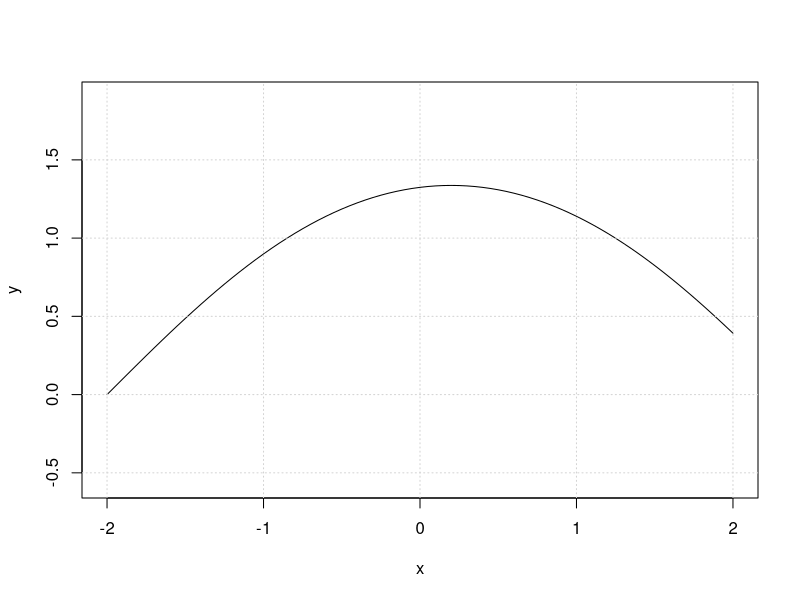
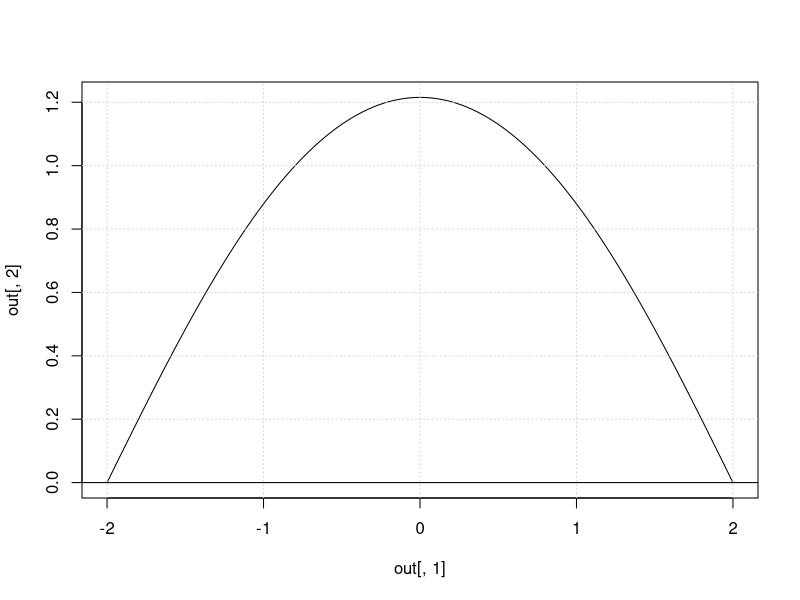
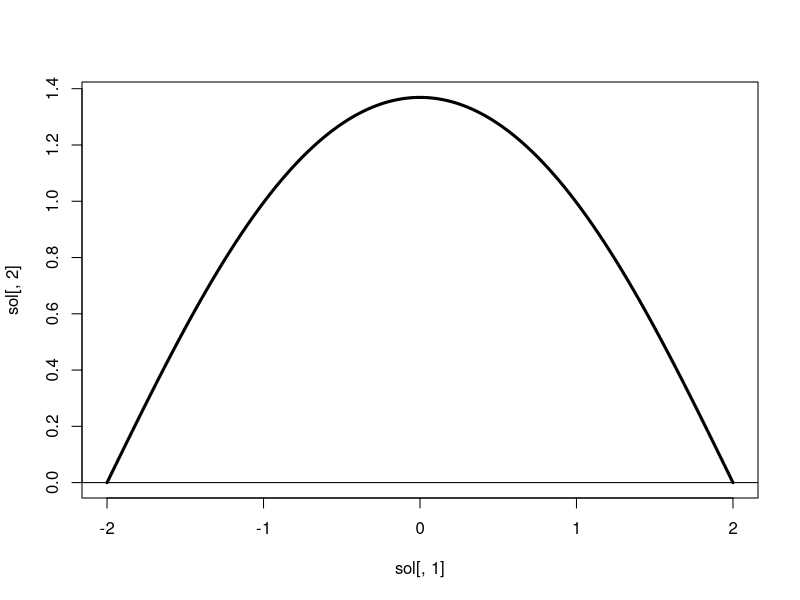
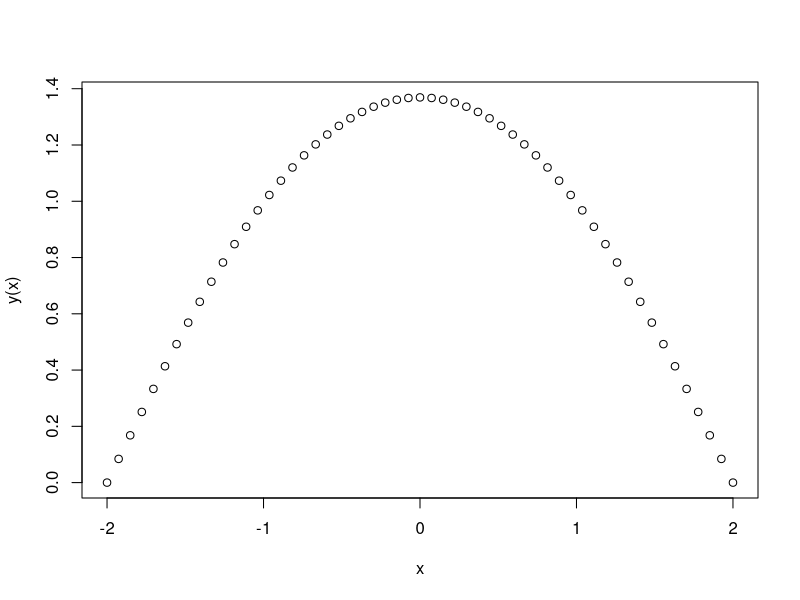
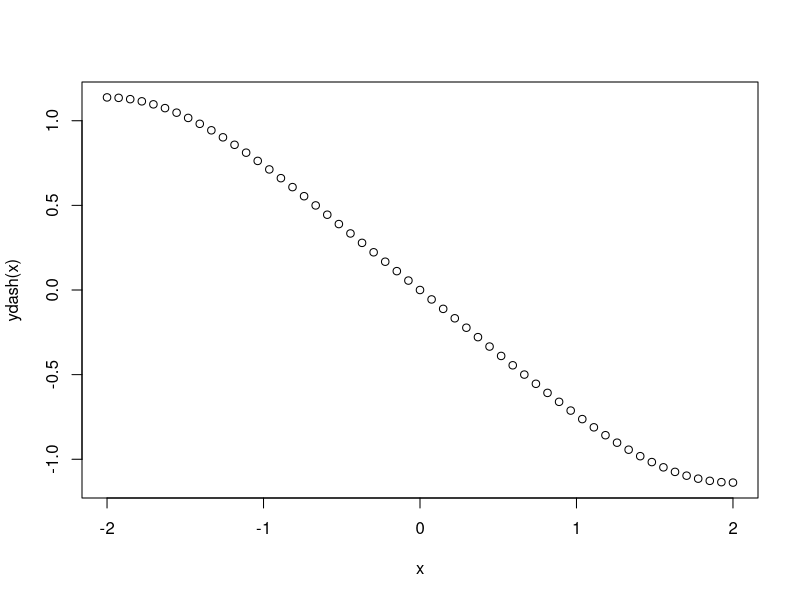
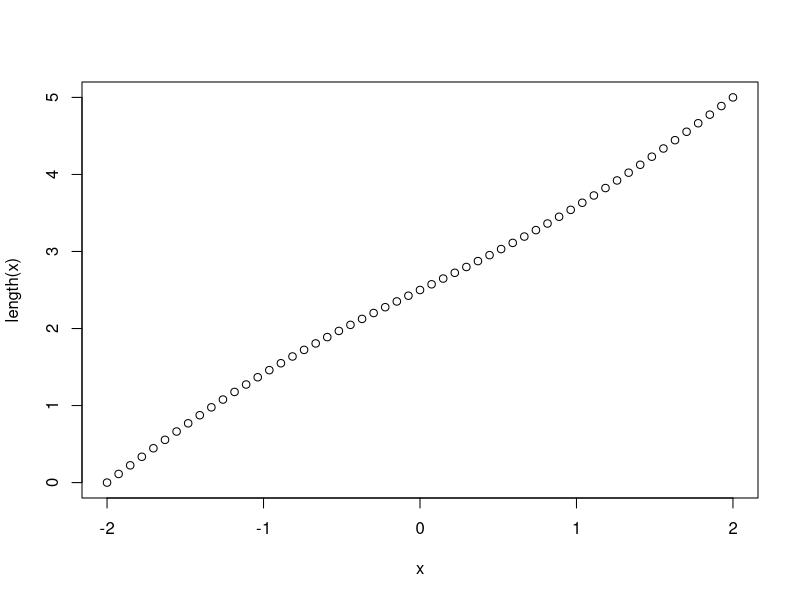

Source code (R) for these figures, in order:
## ---- chunk 1
knitr::opts_chunk$set(echo = TRUE)
## ---- chunk 2
library("deSolve") 
Lorenz <- function(t, state, parameters) {
    with(as.list(c(state, parameters)), {
        dZ <- Zdash

        dZdash <- 2*Z*(1 + Zdash^2)/(Z^2 + lambda) # y''
        d_length <- sqrt(1 + Zdash^2)
        list(c(dZ, dZdash, d_length))

    })
}
## ---- chunk 3

parameters <- c(lambda = -6.1)
state      <- c(Z = 0, Zdash = 1, length = 0)  # initial conditions
times      <- seq(-2, 2, by = 0.05)

out <- ode(y = state, times = times, func = Lorenz, parms = parameters)
## ---- chunk 4
head(out)
## ---- chunk 5
tail(out)
## ---- chunk 6
x <- out[, 1]
y <- out[, 2]
plot(x, y, type = 'l', asp=1)
grid()
## ---- chunk 7
final_height <- function(lambda){

    parameters <- c(lambda = lambda)
    state      <- c(Z = 0, Zdash = 1, length = 0)  # initial conditions
    times      <- seq(-2, 2, by = 1)
    
    out <- ode(y = state, times = times, func = Lorenz, parms = parameters)
    out[5,2]
}


(jj <- uniroot(final_height,c(-4,-10)))
## ---- chunk 8
    parameters <- c(lambda = jj$root)
    state      <- c(Z = 0, Zdash = 1, length = 0)  # initial conditions
    times      <- seq(-2, 2, by = 0.01)
    
    out <- ode(y = state, times = times, func = Lorenz, parms = parameters)
    plot(out[,1], out[,2], type= "l")
    grid()
    abline(h=0)
## ---- chunk 9
tail(out)
## ---- chunk 10
badness <- function(vec){
    lambda <- vec[1]
    zdash0 <- vec[2]
    parameters <- c(lambda = lambda)
    state      <- c(Z = 0, Zdash = zdash0, length = 0)  # initial conditions
    times      <- seq(-2, 2, by = 1)
    
    sol <- ode(y = state, times = times, func = Lorenz, parms = parameters)
    string_length <- sol[5,4]
    final_height <- sol[5,2]

    out <- (string_length - 5)^2 + (final_height - 0)^2
    return(out)
}
## ---- chunk 11
badness(c(-5.04,1))
badness(c(-5.04,1.1))
(trop <- optim(c(-5.04,1),badness))
## ---- chunk 12
parameters <- c(lambda = trop$par[1])
state      <- c(Z = 0, Zdash = trop$par[2], length = 0)  # initial conditions
times      <- seq(-2, 2, by = 0.01)
sol <- ode(y = state, times = times, func = Lorenz, parms = parameters)
plot(sol[,1], sol[,2],type="l",lwd=3)
abline(h=0)
## ---- chunk 13
trop_general <- function(x){
    parameters <- c(lambda = trop$par[1])
    state <- c(Z = 0, Zdash = trop$par[2], length = 0)
    ode(y = state, times = x, func = Lorenz, parms = parameters)
}

y <- function(x){trop_general(x)[,2]}
ydash <- function(x){trop_general(x)[,3]}
length <- function(x){trop_general(x)[,4]}
## ---- chunk 14
x <- seq(from = -2, to = 2, len = 55)
plot(x,y(x))
plot(x,ydash(x))
plot(x,length(x))
